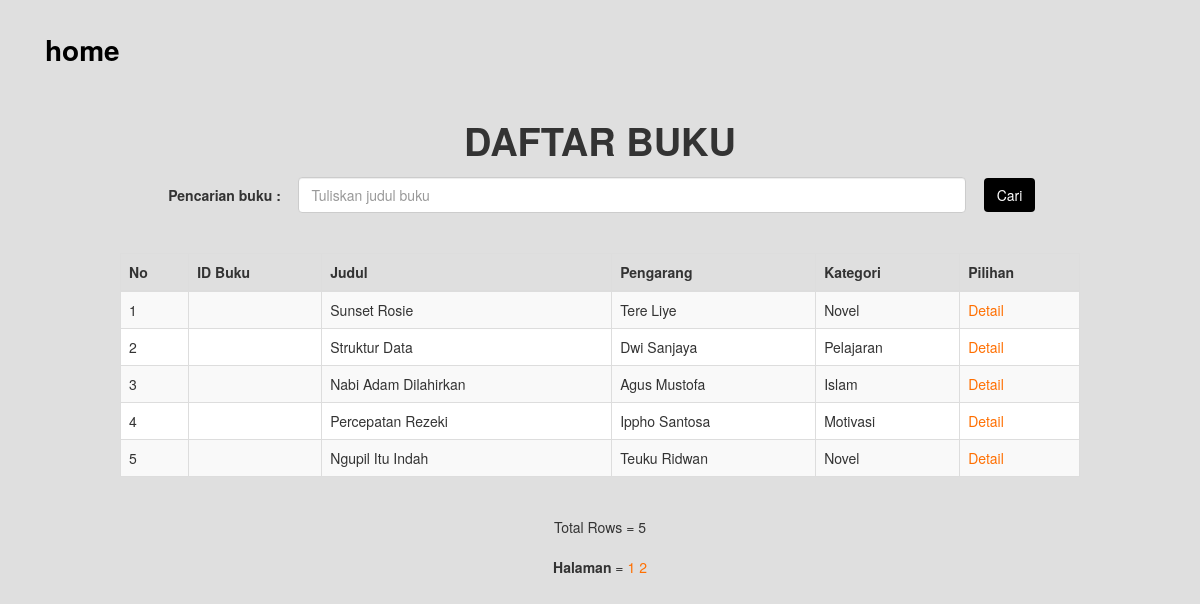
The app's page /viewBookAnggota.php with its own data.
### tables this page shows
CREATE TABLE `buku` (
  `id_buku` varchar(6) NOT NULL,
  `ISBN` varchar(13) NOT NULL,
  `Judul` varchar(20) NOT NULL,
  `id_kategori` varchar(6) NOT NULL,
  `Pengarang` varchar(20) NOT NULL,
  `Penerbit` varchar(20) NOT NULL,
  `kota_terbit` varchar(20) NOT NULL,
  `editor` varchar(20) NOT NULL,
  `file_gambar` varchar(60) NOT NULL,
  `tgl_update` timestamp NOT NULL DEFAULT CURRENT_TIMESTAMP ON UPDATE CURRENT_TIMESTAMP,
  `stok` int(3) NOT NULL,
  `stok_tersedia` int(3) NOT NULL
);

CREATE TABLE `kategori` (
  `id_kategori` varchar(6) NOT NULL,
  `nama` varchar(20) NOT NULL
);

### viewBookAnggota.php (the view, shortened to what this page needs)
<?php
    if(!empty($_GET['page'])){
      $page=(int)$_GET['page'];
    }else{
      $page=1;
    }
    $limit=5;
    $start=($page-1)*$limit;
?>
<!DOCTYPE HTML>
<html>
<head>
  <link href="assets/css/bootstrap.css" rel="stylesheet">
  <link href="assets/css/style.css" rel="stylesheet">
  <link href="assets/css/font-awesome.css" rel="stylesheet">
</head>
<body class="bg-gray">
  <nav id="mainNav" class="navbar navbar-default navbar-custom">
    <div class="container">
      <div class="container-fluid">
        <div class="navbar-header page-scroll">
          <a class="navbar-brand page-scroll" href="index.php">home</a>
        </div>
      </div>
    </div>
  </nav>
<center>
<div id="page" class="animated fadeInDown delay-05s">
  <div class="container" align="center" id="search2">
    <h2 class="section-heading">Daftar Buku</h2>
    <form action="searchBooks.php" method="GET">
      <table style="width:100%">
        <tr>
          <td align="right" style="width:22%"><b>Pencarian buku : </b></td>
          <td align="center"><input class="form-control" placeholder="Tuliskan judul buku" type="text" name="title" /></td>
          <td><input class="btn" type="submit" value="Cari" /></td>
        </tr>
      </table>
    </form>
  </div>
  <br /><br />
  <table class="table table-striped table-bordered table-center" align="center" style="width:80%">
    <thead><tr>
      <th>No</th>
    	<th>ID Buku</th>
    	<th>Judul</th>
      <th>Pengarang</th>
      <th>Kategori</th>
    	<th>Pilihan</th>
    </tr></thead>
    <?php
  require_once('db_login.php');
    $db = new mysqli($db_host, $db_username, $db_password, $db_database);
    $query = " SELECT * FROM buku, kategori WHERE buku.id_kategori=kategori.id_kategori ORDER BY id_buku ASC LIMIT $start, $limit";
    $result = $db->query( $query );
    $i = $start + 1;
    while ($row = $result->fetch_object()){
    echo '<tr>';
        	echo '<td>'.$i.'</td>';
        	echo '<td>'.$row->no_buku.'</td> ';
    	    echo '<td>'.$row->Judul.'</td> ';
        	echo '<td>'.$row->Pengarang.'</td>';
          echo '<td>'.$row->nama.'</td>';
    	    echo '<td><a class="a" href="detailBook.php?id_buku='.$row->id_buku.'">  Detail  </a></td>';
    echo '</tr>';
    	$i++;
    }
    echo '</table>';
    echo '<br />';
    echo 'Total Rows = '.$result->num_rows;
    echo "<br><br>";
    echo "<b>Halaman</b> = ";
    $banyakPage=$db->query("SELECT * FROM buku")->num_rows;
    for ($i=1; $i<=ceil($banyakPage/$limit); $i++){
      echo "     <a class='a' href='viewBookAnggota.php?page=".$i."'>".$i."</a>";
    }
?>
  </div>
  </body>
</html>

### assets/css/style.css (style rules this page uses)
body { overflow-x: hidden; font-family: "Roboto Slab", "Helvetica Neue", Helvetica, Arial, sans-serif; }
h1, h2, h3, h4, h5, h6 { font-family: "Montserrat", "Helvetica Neue", Helvetica, Arial, sans-serif; text-transform: uppercase; font-weight: 700; }
.bg-gray { background-color: #dfdfdf; }
.navbar-custom { background-color: #222222; border-color: transparent; }
.navbar-custom .navbar-brand { color: #000; font-weight: bold; font-family: "Montserrat", "Helvetica Neue", Helvetica, Arial, cursive; }
@media (min-width: 768px) { .navbar-custom { background-color: transparent; padding: 25px 0; -webkit-transition: padding 0.3s; -moz-transition: padding 0.3s; transition: padding 0.3s; border: none; } }
@media (min-width: 768px) { .navbar-custom .navbar-brand { font-size: 2em; -webkit-transition: all 0.3s; -moz-transition: all 0.3s; transition: all 0.3s; } }
section h2.section-heading, .section-heading { font-size: 38px; margin-top: 0; margin-bottom: 15px; }
.animated { -webkit-animation-duration: 1s; animation-duration: 1s; -webkit-animation-fill-mode: both; animation-fill-mode: both; }
.fadeInDown { -webkit-animation-name: fadeInDown; animation-name: fadeInDown; }
.delay-05s { animation-delay: 0.5s; -webkit-animation-delay: 0.5s; }
.form-control { display: block; width: 95%; height: 36px; padding: 6px 12px; font-size: 14px; line-height: 1.42857143; color: #555; background-color: #fff; background-image: none; border: 1px solid #ccc; border-radius: 4px; -webkit-box-shadow: inset 0 1px 1px rgba(0, 0, 0, .075); box-shadow: inset 0 1px 1px rgba(0, 0, 0, .075); -webkit-transition: border-color ease-in-out .15s, -webkit-box-shadow ease-in-out .15s; -o-transition: border-color ease-in-out .15s, box-shadow ease-in-out .15s; transition: border-color ease-in-out .15s, box-shadow ease-in-out .15s; }
.a, .a:focus { text-decoration: none; background-color: transparent; color: #FF6F00; }

### records on screen
buku: Judul "Sunset Rosie", Pengarang "Tere Liye", id_kategori.nama "Novel"
buku: Judul "Struktur Data", Pengarang "Dwi Sanjaya", id_kategori.nama "Pelajaran"
buku: Judul "Nabi Adam Dilahirkan", Pengarang "Agus Mustofa", id_kategori.nama "Islam"
buku: Judul "Percepatan Rezeki", Pengarang "Ippho Santosa", id_kategori.nama "Motivasi"
buku: Judul "Ngupil Itu Indah", Pengarang "Teuku Ridwan", id_kategori.nama "Novel"

### other values on screen
$result->num_rows "5"
